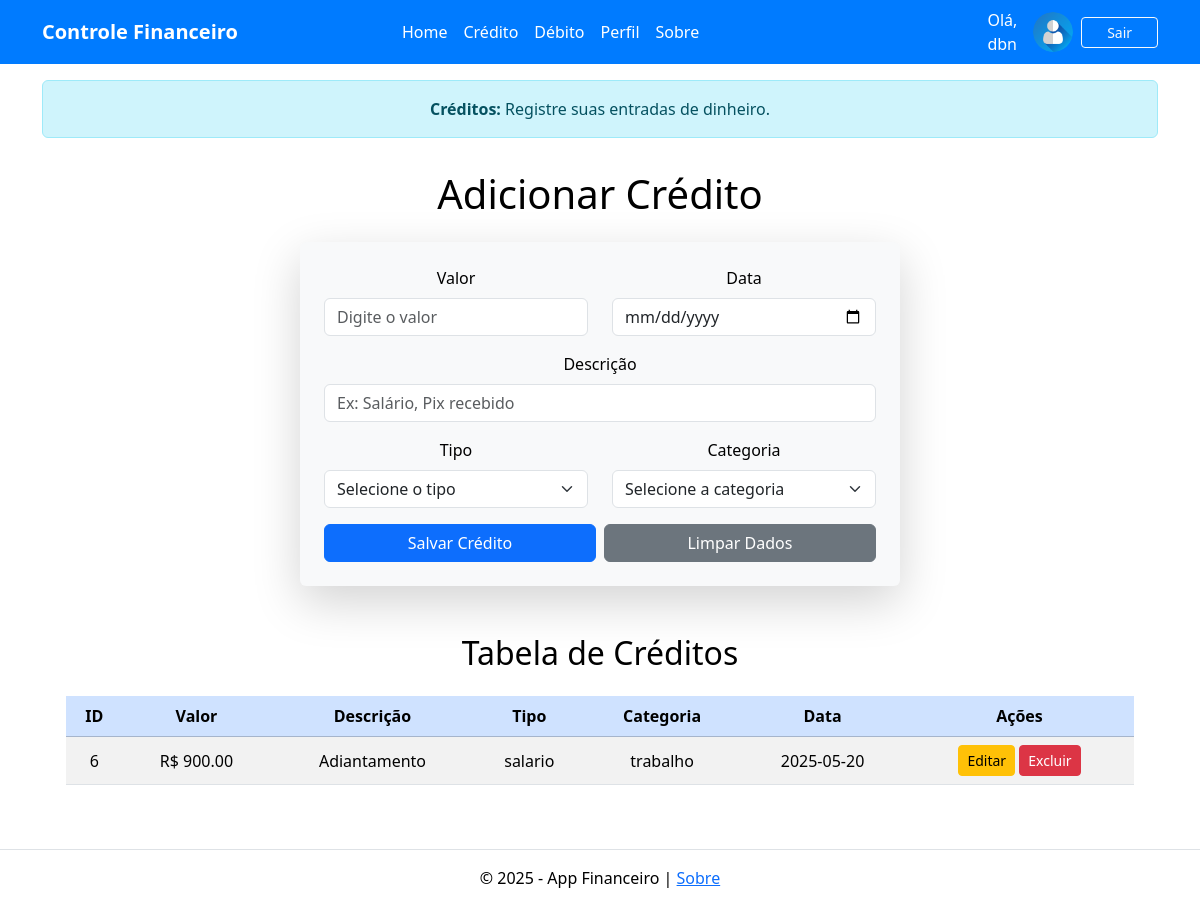
The page /credito (signed in) on the database its author committed.
### tables this page shows
CREATE TABLE creditos (
            id INTEGER PRIMARY KEY AUTOINCREMENT,
            valor REAL NOT NULL,
            descricao TEXT NOT NULL,
            tipo TEXT NOT NULL,
            categoria TEXT NOT NULL,
            data TEXT NOT NULL
        , usuario_id TEXT);

### app.py (the view, shortened to what this page needs)
@app.route("/credito", methods=["GET", "POST"])
def credito():
    if 'usuario' not in session:
        return redirect(url_for('login'))
    usuario_id = session['usuario']['id']
    query_creditos = "SELECT * FROM creditos WHERE usuario_id = ?"
    creditos = executar_consulta(query_creditos, (usuario_id,), fetchall=True)
    return render_template("credito.html", creditos=creditos)

### utils.py (called while the page is built)
def executar_consulta(query, parametros=(), fetchone=False, fetchall=False, commit=False):
    conexao = sqlite3.connect('financeiro.db')
    cursor = conexao.cursor()
    cursor.execute(query, parametros)
    resultado = None
    if fetchone:
        resultado = cursor.fetchone()
    elif fetchall:
        resultado = cursor.fetchall()
    if commit:
        conexao.commit()
    conexao.close()
    return resultado

### templates/credito.html (shortened to what this page needs)
{% extends 'base.html' %}
{% block alert %}
    <div class="container mt-3">
        <div class="alert alert-info text-center" role="alert">
            <strong>Créditos:</strong> Registre suas entradas de dinheiro.
        </div>
    </div>
{% endblock %}
{% block content %}
    <div class="container mt-3">
        <h1 class="mb-4 text-center">Adicionar Crédito</h1>
        <form method="POST" class="p-4 rounded shadow-lg bg-light mx-auto" id="creditoForm">
            <div class="row">
                <div class="col-md-6 mb-3">
                    <label for="valor" class="form-label">Valor</label>
                    <input type="number" step="0.01" class="form-control" id="valor" name="valor" placeholder="Digite o valor" required>
                </div>
                <div class="col-md-6 mb-3">
                    <label for="data" class="form-label">Data</label>
                    <input type="date" class="form-control" id="data" name="data" required>
                </div>
            </div>
            <div class="mb-3">
                <label for="descricao" class="form-label">Descrição</label>
                <input type="text" class="form-control" id="descricao" name="descricao" placeholder="Ex: Salário, Pix recebido" required>
            </div>
            <div class="row">
                <div class="col-md-6 mb-3">
                    <label for="tipo" class="form-label">Tipo</label>
                    <select class="form-select" id="tipo" name="tipo" required>
                        <option value="" selected disabled>Selecione o tipo</option>
                    </select>
                </div>
                <div class="col-md-6 mb-3">
                    <label for="categoria" class="form-label">Categoria</label>
                    <select class="form-select" id="categoria" name="categoria" required>
                        <option value="" selected disabled>Selecione a categoria</option>
                    </select>
                </div>
            </div>
            <div class="d-flex gap-2">
                <button type="submit" class="btn btn-primary flex-grow-1">Salvar Crédito</button>
                <button type="reset" class="btn btn-secondary flex-grow-1">Limpar Dados</button>
            </div>
        </form>
        <div class="container mt-5">
            <h2 class="text-center mb-4">Tabela de Créditos</h2>
            <table class="table table-striped tabel-bordered text-center align-middle">
                <thead class="table-primary">
                    <tr>
                        <th>ID</th>
                        <th>Valor</th>
                        <th>Descrição</th>
                        <th>Tipo</th>
                        <th>Categoria</th>
                        <th>Data</th>
                        <th>Ações</th>
                    </tr>
                </thead>
                <tbody>
                    {% for credito in creditos %}
                    <tr>
                        <td>{{ credito[0] }}</td>
                        <td>R$ {{ "%.2f"|format(credito[1]) }}</td>
                        <td>{{ credito[2] }}</td>
                        <td>{{ credito[3] }}</td>
                        <td>{{ credito[4] }}</td>
                        <td>{{ credito[5] }}</td>
                        <td>
                            <a href="{{ url_for('editar_credito', id=credito[0]) }}" class="btn btn-warning btn-sm">Editar</a>
                            <button class="btn btn-danger btn-sm" data-bs-toggle="modal" data-bs-target="#confirmarExclusao{{ credito[0] }}">
                                Excluir
                            </button>
                        </td>
                    </tr>
                    {% endfor %}
                </tbody>
            </table>
        </div>
    </div>
{% endblock %}

### static/css/style.css (style rules this page uses)
:root { --fundo-principal: #ffffff; --fundo-secundario: #121212; --fundo-card: #FFFFFF; --primaria: #4F9DDE; --secundaria: #6FCF97; --texto-principal: #000000; --texto-secundario: #666666; --borda: #E0E0E0; --erro: #EB5757; --sucesso: #27AE60; --text-color: #212529; --card-bg: #f8f9fa; }
body { background-color: var(--fundo-principal); color: var(--texto-principal); font-family: 'Segoe UI', Tahoma, Geneva, Verdana, sans-serif; min-height: 100vh; }
#creditoForm, #debitoForm, #editarCreditoForm, #editarDebitoForm { max-width: 600px; width: 100%; }

### rows shown on the page
creditos: id "6", valor "900.00", descricao "Adiantamento", tipo "salario", categoria "trabalho", data "2025-05-20"

### other values the page prints
{{ session['usuario']['username'] }} "dbn"
